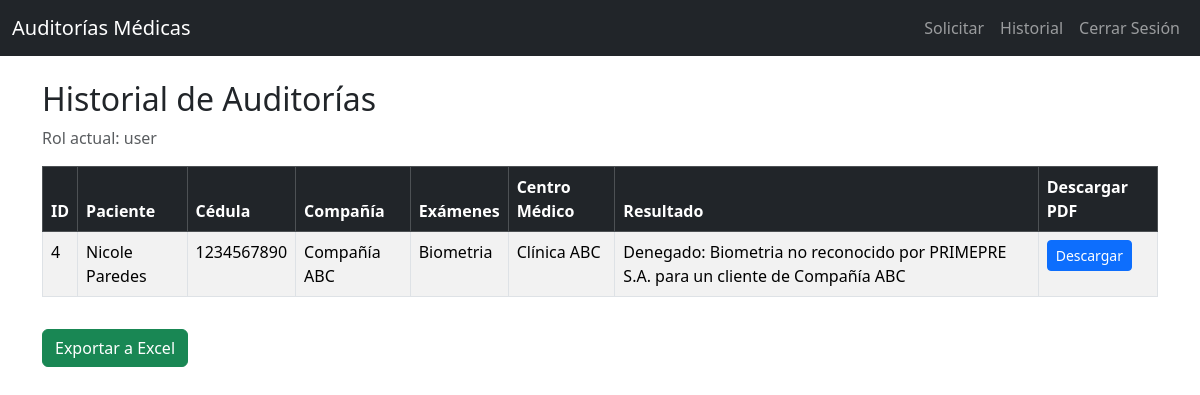
The app's page /historial (signed in) with its own data.
### app.py (models this page shows)
class User(db.Model, UserMixin):
    id = db.Column(db.Integer, primary_key=True)
    email = db.Column(db.String(150), unique=True, nullable=False)
    password = db.Column(db.String(150), nullable=False)
    role = db.Column(db.String(20), default='user')

class Auditoria(db.Model):
    id = db.Column(db.Integer, primary_key=True)
    paciente = db.Column(db.String(150), nullable=False)
    cedula = db.Column(db.String(20), nullable=False)
    compania_paciente = db.Column(db.String(150), nullable=False)
    examenes = db.Column(db.String(500), nullable=False)
    centro_medico = db.Column(db.String(150), nullable=False)
    resultado = db.Column(db.String(500), nullable=False)
    usuario_id = db.Column(db.Integer, db.ForeignKey('user.id'), nullable=False)
    pdf_path = db.Column(db.String(500))

### app.py (the view)
@app.route('/historial')
@login_required
def historial():
    if current_user.role == 'admin':
        auditorias = Auditoria.query.all()
    else:
        auditorias = Auditoria.query.filter_by(usuario_id=current_user.id).all()
    return render_template('historial.html', auditorias=auditorias)

### app.py (called while the page is built)
@login_manager.user_loader
def load_user(user_id):
    return User.query.get(int(user_id))

### templates/historial.html (shortened to what this page needs)
{% extends "base.html" %}
{% block content %}
<h2>Historial de Auditorías</h2>
<p class="text-muted">Rol actual: {{ current_user.role }}</p>
<div class="table-responsive">
    <table class="table table-striped table-bordered">
        <thead class="table-dark">
            <tr>
                <th>ID</th>
                <th>Paciente</th>
                <th>Cédula</th>
                <th>Compañía</th>
                <th>Exámenes</th>
                <th>Centro Médico</th>
                <th>Resultado</th>
                <th>Descargar PDF</th>
            </tr>
        </thead>
        <tbody>
            {% for auditoria in auditorias %}
            <tr>
                <td>{{ auditoria.id }}</td>
                <td>{{ auditoria.paciente }}</td>
                <td>{{ auditoria.cedula }}</td>
                <td>{{ auditoria.compania_paciente }}</td>
                <td>{{ auditoria.examenes }}</td>
                <td>{{ auditoria.centro_medico }}</td>
                <td>{{ auditoria.resultado }}</td>
                <td><a href="{{ url_for('descargar_pdf', auditoria_id=auditoria.id) }}" class="btn btn-sm btn-primary">Descargar</a></td>
            </tr>
            {% endfor %}
        </tbody>
    </table>
</div>
<div class="mt-3">
    <a href="{{ url_for('exportar_historial') }}" class="btn btn-success">Exportar a Excel</a>
</div>
{% endblock %}

### records on screen
User: role "user"
Auditoria: id "4", paciente "Nicole Paredes", cedula "1234567890", compania_paciente "Compañía ABC", examenes "Biometria", centro_medico "Clínica ABC", resultado "Denegado: Biometria no reconocido por PRIMEPRE S.A. para un cliente de Compañía ABC"
